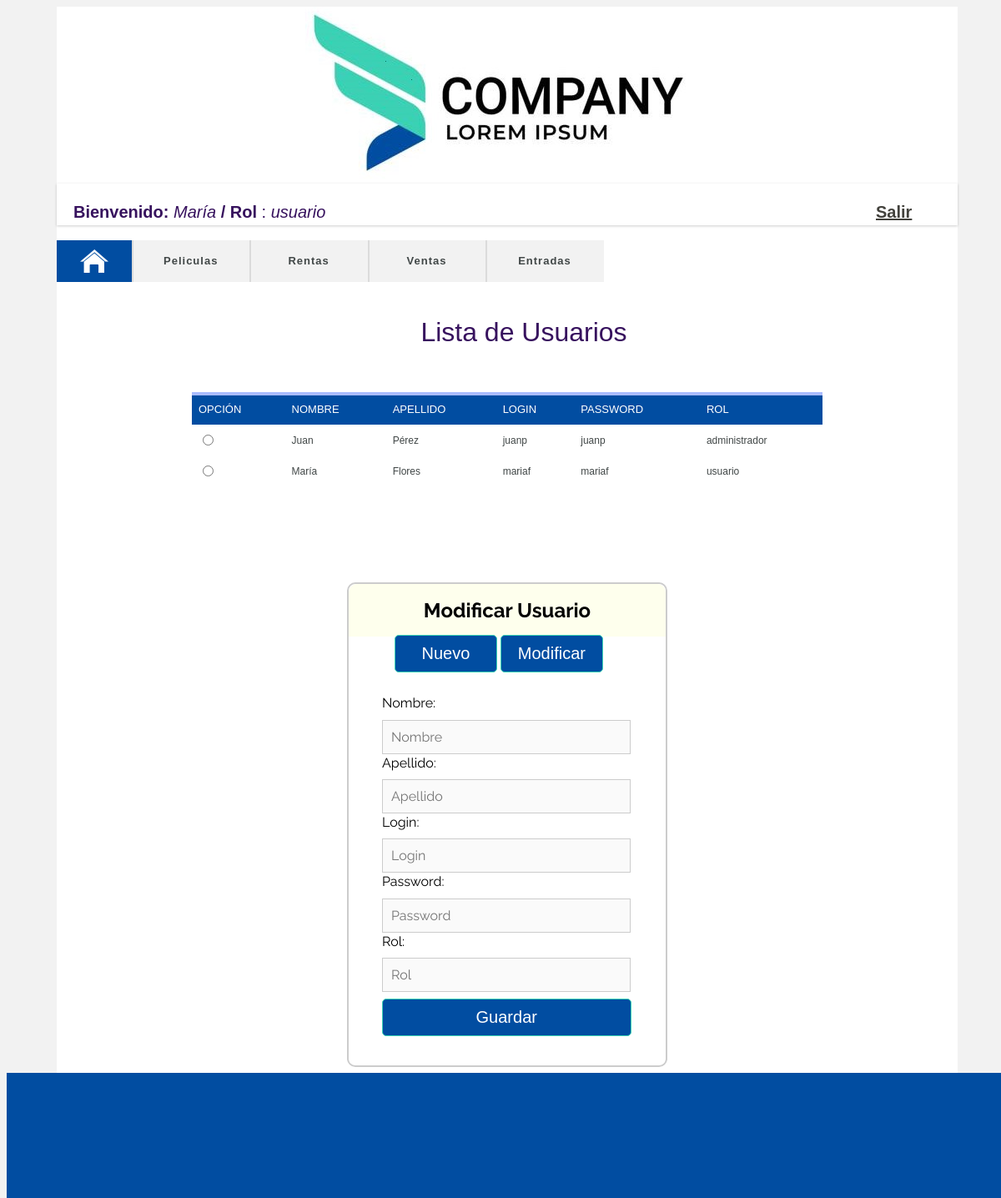
/vista/usuario.php (signed in), run on the app's committed database.
### tables this page shows
CREATE TABLE `usuario` (
  `idusuario` int(11) NOT NULL AUTO_INCREMENT,
  `nombre` varchar(45) DEFAULT NULL,
  `apellido` varchar(45) DEFAULT NULL,
  `login` varchar(45) DEFAULT NULL,
  `pwd` varchar(45) DEFAULT NULL,
  `rol` varchar(45) DEFAULT NULL,
  PRIMARY KEY (`idusuario`)
);

### src/control/SessionControl.php (called while the page is built, shortened)
<?php
class SessionControl {
    public static function get($key) {
        if (isset($_SESSION[$key])) {
            return $_SESSION[$key];
        } else {
            return false;
        }
    }
}
?>

### src/db/Conexion.php (called while the page is built, shortened)
<?php
class Conexion {
    public function __construct() {
        $this->_db = new mysqli(DB_HOST, DB_USER, DB_PASS, DB_NAME);
    }
}
?>

### src/servicio/GeneroUsuario.php (called while the page is built, shortened)
<?php
require_once(__ROOT__ . "/db/Conexion.php");
require_once(__ROOT__ . "/modelo/GeneroModeloUsuario.php");
class GeneroUsuario extends Conexion {
    public function get_genero() {
        $sql = "SELECT *  FROM USUARIO ";
        $result = $this->_db->query($sql);
        if ($result) {
            $data = [];
            while ($row = $result->fetch_object('GeneroModeloUsuario')) {
                $data[]=$row;
            }
            return $data;
        } else {
            die("Error en la ejecución del query: " . print_r($this->_db->error, true));
        }
    }
}
?>

### src/modelo/UsuarioModelo.php (called while the page is built, shortened)
<?php
class UsuarioModelo {
    private $nombre;
    private $rol;
    public function getNombre() {
        return $this->nombre;
    }
    public function getRol() {
        return $this->rol;
    }
}

### src/modelo/GeneroModeloUsuario.php (called while the page is built, shortened)
<?php
class GeneroModeloUsuario {
    private $idusuario;
    private $nombre;
    private $apellido;
    private $login;
    private $pwd;
    private $rol;
    public function getId() {
        return $this->idusuario;
    }
    public function getNombre() {
        return $this->nombre;
    }
    public function getApellido() {
        return $this->apellido;
    }
     public function getLogin() {
        return $this->login;
    }
    public function getPwd() {
        return $this->pwd;
    }
    public function getRol() {
        return $this->rol;
    }
}

### src/control/GeneroControlUsuario.php (the view, shortened to what this page needs)
<?php
require_once(__ROOT__ . "/servicio/GeneroUsuario.php");
class GeneroControlUsuario {
    public function getCatalogoUsuario() {
        $servicio = new GeneroUsuario();
        return $servicio->get_genero();
    }
    public function printUsuarios($catalogo) {
        echo '<table cellpadding="0" cellspacing="0" class="center">';
        echo '<tr><th>Opción</th><th>Nombre</th><th>Apellido</th><th>Login</th><th>Password</th><th>Rol</th></tr>',"\n";
        foreach ($catalogo as $value) {
            echo '<tr id="_'.$value->getId().'">';
            echo '<td>', '<input type="radio" id="genero" name="genero" value="'.$value->getId().'">', '</td>';
            echo '<td>', $value->getNombre(), '</td>';
            echo '<td>', $value->getApellido(), '</td>';
            echo '<td>', $value->getLogin(), '</td>';
            echo '<td>', $value->getPwd(), '</td>';
            echo '<td>', $value->getRol(), '</td>';
            echo '</tr>',"\n";
        }
        echo '</table><br />';
    }
}

### vista/usuario.php (shortened to what this page needs)
<?php
require_once(__ROOT__ . "/control/SessionControl.php");
require_once(__ROOT__ . "/modelo/UsuarioModelo.php");
require_once(__ROOT__ . "/control/GeneroControlUsuario.php");
$usuario = unserialize(SessionControl::get("USUARIO"));
$control = new GeneroControlUsuario();
$catalogo = $control->getCatalogoUsuario();
$control->createOrUpdate();
?>
<!DOCTYPE html>
<html>
    <head>
        <link href="css/master.css" rel="stylesheet" type="text/css">
        <link rel="stylesheet" type="text/css" href="css/menu.css" media="all">
        <link rel="stylesheet" type="text/css" href="css/login.css" media="all">
    </head>
    <body>
        <div id="wrap">
            <div class="container" >
                <div class="header">
                    <a href="#">
                        <img src="img/logo.jpg" alt="logo" name="logo" width="612" height="206" />
                    </a>
                </div>
                <div id="profile">
                    <?php
                    echo "<strong>Bienvenido: </strong><em> " . $usuario->getNombre() . " </em><strong>/  Rol </strong>: <em> " . $usuario->getRol() . " </em>";
                    ?>
                    <strong id="logout"><a href="logout.php">Salir</a></strong>
                </div>
                <?php require_once("menubar.php"); ?>
                <seccion>
                    <p class="seccion-titulo">Lista de Usuarios</p>
                    <?php $control->printUsuarios($catalogo); ?>
                    <div id="login" class="center">
                        <h2>Modificar Usuario</h2>
                        <p>
                            <input type="button" id="nuevo"  value="Nuevo">
                            <input type="button" id="modificar" value="Modificar">
                        </p>
                        <form action="" method="post">
                            <label>Nombre:</label>
                            <input id="nombre" name="nombre" placeholder="Nombre" type="text" disabled>
                            <label>Apellido:</label>
                            <input id="apellido" name="apellido" placeholder="Apellido" type="text" disabled>
                            <label>Login:</label>
                            <input id="log" name="login" placeholder="Login" type="text" disabled>
                            <label>Password:</label>
                            <input id="password" name="password" placeholder="Password" type="text" disabled>
                            <label>Rol:</label>
                            <input id="rol" name="rol" placeholder="Rol" type="text" disabled>
                            <input name="submit" type="submit" value=" Guardar ">
                        </form>
                    </div>
                </seccion>
            </div>
            <div class="footer">
            </div>
        </div>
    </body>
</html>

### vista/css/master.css (style rules this page uses)
html,body { font: 100%/1.4 Verdana, Arial, Helvetica, sans-serif; background-color: #F2F2F2; width: 100%; height:100%; }
h1, h2, h3, h4, h5, h6, p { margin-top: 0; padding-right: 15px; padding-left: 15px; }
a img { border: none; }
a:link { color: #42413C; text-decoration: underline; }
.container { width: 90%; background-color: #FFF; margin: 0 auto; padding-bottom: 150px }
.header { background-color: #FFF; text-align: center; }
.footer { width: 100%; height: 150px; position: absolute; bottom: 0; left: 0; background: #014DA1; }
.center { margin-left: auto; margin-right: auto; width: 70%; }
#profile { top: 10px; float: left; font-size:20px; width: 100%; display: block; color:#37125E; padding: 20px 20px; }
#logout { padding: 0px 10px; float: right; width: 10%; display: block; color:#6495ed }
.seccion-titulo { text-align: center; list-style-type: none; padding: 20px 20px; width: 100%; font-weight: 500; font-size: 32px; line-height: 40px; color: #37125E; background: #FFFFFF; }
seccion { background: #ffffff; width: 100%; overflow: hidden; display: inline-block; padding-top: 20px; }
#wrap { min-height: 100%; position: relative; }
table { font-size: 12px; margin: 20px; width: 80%; text-align: left; border-collapse: collapse; }
th { font-size: 13px; font-weight: normal; padding: 8px; background: #014DA1; border-top: 4px solid #aabcfe; border-bottom: 1px solid #fff; color: #FFF; text-transform: uppercase; }
td { padding: 8px; background: #FFF ; border-bottom: 1px solid #fff; color: #414747; border-top: 1px solid transparent; }

### vista/css/login.css (style rules this page uses)
h2 { background-color:#FEFFED; text-align:center; border-radius:10px 10px 0 0; margin:-10px -40px; padding:15px }
#login { width:300px; border-radius:10px; font-family:raleway; border:2px solid #ccc; padding:10px 40px 25px; margin-top:70px }
input[type=text],input[type=password] { width:92%; padding:10px; margin-top:8px; border:1px solid #ccc; font-size:16px; font-family:raleway }
input[type=submit] { width:99.5%; background-color:#014DA1; color:#fff; border:1px solid #39D2B4; padding:10px; font-size:20px; cursor:pointer; border-radius:5px; margin-top:8px; margin-bottom:10px }
input[type=button] { width:45.5%; background-color:#014DA1; color:#fff; border:1px solid #39D2B4; padding:10px; font-size:20px; cursor:pointer; border-radius:5px; margin-top:8px; margin-bottom:10px }
a { text-decoration:none; color:#6495ed }
.center { margin-left: auto; margin-right: auto; width: 70%; }
.header { background-color: #FFF; text-align: center; }

### data on the page
usuario: nombre "María", rol "usuario", apellido "Flores", login "mariaf", pwd "mariaf"
usuario: nombre "Juan", apellido "Pérez", login "juanp", pwd "juanp", rol "administrador"
